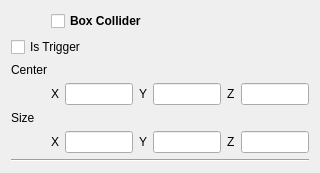
<?xml version="1.0" encoding="UTF-8"?>
<ui version="4.0">
 <class>CubeCollider</class>
 <widget class="QWidget" name="CubeCollider">
  <property name="geometry">
   <rect>
    <x>0</x>
    <y>0</y>
    <width>320</width>
    <height>160</height>
   </rect>
  </property>
  <property name="windowTitle">
   <string>Form</string>
  </property>
  <layout class="QVBoxLayout" name="verticalLayout_2">
   <item>
    <layout class="QVBoxLayout" name="verticalLayout">
     <item>
      <layout class="QHBoxLayout" name="horizontalLayout_3">
       <item>
        <spacer name="horizontalSpacer_3">
         <property name="orientation">
          <enum>Qt::Horizontal</enum>
         </property>
         <property name="sizeType">
          <enum>QSizePolicy::Fixed</enum>
         </property>
         <property name="sizeHint" stdset="0">
          <size>
           <width>40</width>
           <height>20</height>
          </size>
         </property>
        </spacer>
       </item>
       <item>
        <widget class="QCheckBox" name="checkBox">
         <property name="font">
          <font>
           <weight>75</weight>
           <bold>true</bold>
          </font>
         </property>
         <property name="text">
          <string>Box Collider</string>
         </property>
        </widget>
       </item>
      </layout>
     </item>
     <item>
      <widget class="QCheckBox" name="checkBox_2">
       <property name="text">
        <string>Is Trigger</string>
       </property>
      </widget>
     </item>
     <item>
      <widget class="QLabel" name="label">
       <property name="text">
        <string>Center</string>
       </property>
      </widget>
     </item>
     <item>
      <layout class="QHBoxLayout" name="horizontalLayout">
       <item>
        <spacer name="horizontalSpacer">
         <property name="orientation">
          <enum>Qt::Horizontal</enum>
         </property>
         <property name="sizeType">
          <enum>QSizePolicy::Fixed</enum>
         </property>
         <property name="sizeHint" stdset="0">
          <size>
           <width>40</width>
           <height>20</height>
          </size>
         </property>
        </spacer>
       </item>
       <item>
        <widget class="QLabel" name="label_3">
         <property name="text">
          <string>X</string>
         </property>
        </widget>
       </item>
       <item>
        <widget class="QLineEdit" name="lineEdit"/>
       </item>
       <item>
        <widget class="QLabel" name="label_4">
         <property name="text">
          <string>Y</string>
         </property>
        </widget>
       </item>
       <item>
        <widget class="QLineEdit" name="lineEdit_2"/>
       </item>
       <item>
        <widget class="QLabel" name="label_5">
         <property name="text">
          <string>Z</string>
         </property>
        </widget>
       </item>
       <item>
        <widget class="QLineEdit" name="lineEdit_3"/>
       </item>
      </layout>
     </item>
     <item>
      <widget class="QLabel" name="label_2">
       <property name="text">
        <string>Size</string>
       </property>
      </widget>
     </item>
     <item>
      <layout class="QHBoxLayout" name="horizontalLayout_2">
       <item>
        <spacer name="horizontalSpacer_2">
         <property name="orientation">
          <enum>Qt::Horizontal</enum>
         </property>
         <property name="sizeType">
          <enum>QSizePolicy::Fixed</enum>
         </property>
         <property name="sizeHint" stdset="0">
          <size>
           <width>40</width>
           <height>20</height>
          </size>
         </property>
        </spacer>
       </item>
       <item>
        <widget class="QLabel" name="label_7">
         <property name="text">
          <string>X</string>
         </property>
        </widget>
       </item>
       <item>
        <widget class="QLineEdit" name="lineEdit_5"/>
       </item>
       <item>
        <widget class="QLabel" name="label_6">
         <property name="text">
          <string>Y</string>
         </property>
        </widget>
       </item>
       <item>
        <widget class="QLineEdit" name="lineEdit_4"/>
       </item>
       <item>
        <widget class="QLabel" name="label_8">
         <property name="text">
          <string>Z</string>
         </property>
        </widget>
       </item>
       <item>
        <widget class="QLineEdit" name="lineEdit_6"/>
       </item>
      </layout>
     </item>
    </layout>
   </item>
   <item>
    <widget class="Line" name="line">
     <property name="sizePolicy">
      <sizepolicy hsizetype="Expanding" vsizetype="Fixed">
       <horstretch>0</horstretch>
       <verstretch>0</verstretch>
      </sizepolicy>
     </property>
     <property name="orientation">
      <enum>Qt::Horizontal</enum>
     </property>
    </widget>
   </item>
  </layout>
 </widget>
 <resources/>
 <connections/>
</ui>
